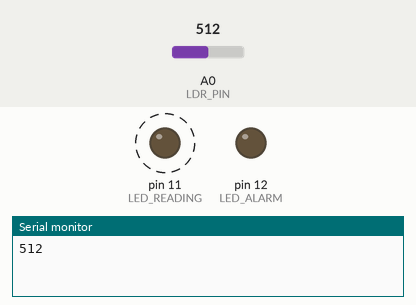
The sketch below on a simulated Arduino Uno, built with avr-gcc and run on an emulated ATmega328P. Shown: output pins drawn as LEDs (lit = HIGH), the last lines printed to the serial monitor. Dashed ring = blinking. Inputs (shaded band) come from the test bench; at power-on: A0 (LDR_PIN) = 512.

Above: at 1.2 s.
1.3 s: A0 (LDR_PIN) set to 787
4.2 s: A0 (LDR_PIN) set to 819
At 6.24 s:
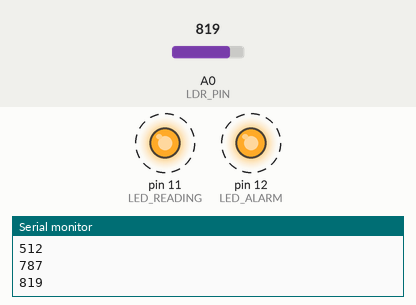
Timing chart, 0 to 13.6 s (numbered marks = the images above; inputs shaded):
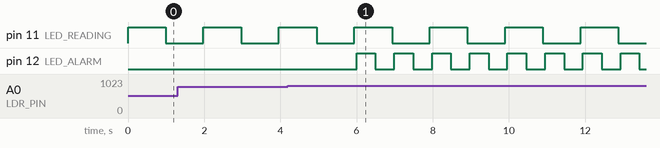

The sketch:

arduino_TP2.ino
```cpp
#include <Arduino_FreeRTOS.h>
#include <task.h>
#include <semphr.h>

// Define los pines utilizados
#define LDR_PIN A0
#define LED_ALARM 12
#define LED_READING 11

//Semaforos y variables globales
SemaphoreHandle_t xSerialSemaphore;
bool suspended = false;

// Handle para suspender tareas
TaskHandle_t taskHandlerSerialOutput;
TaskHandle_t taskHandlerLedAlarm;
TaskHandle_t taskHandlerLedReading;


// Prototipos de funciones
void TaskLDR(void *pvParameters);
void TaskSerialOutput(void *pvParameters);
void TaskLEDAlarm(void *pvParameters);
void TaskLEDReading(void *pvParameters);

void setup() {
  Serial.begin(9600);
  pinMode(LDR_PIN, INPUT);
  pinMode(LED_ALARM, OUTPUT);
  pinMode(LED_READING, OUTPUT);

  // Crear semáforos
  xSerialSemaphore = xSemaphoreCreateMutex();

  // Crear tareas
  xTaskCreate(TaskSerialOutput, "Serial Output Task", 128, NULL, 2, &taskHandlerSerialOutput);
  xTaskCreate(TaskLEDAlarm, "LED Alarm Task", 128, NULL, 3, &taskHandlerLedAlarm);
  xTaskCreate(TaskLEDReading, "LED Reading Task", 128, NULL, 1, &taskHandlerLedReading);

  // La tarea que activa la alarma empieza suspendida
  vTaskSuspend(taskHandlerLedAlarm);

}

void loop() {
  if (Serial.available() > 0) {
    char command = Serial.read();
    if (command == 'b') { //'b' es el comando para simular el botón
      if (suspended) {
        vTaskResume(taskHandlerSerialOutput); //Reanuda las tareas de lectura y escritura de intensidad
        vTaskResume(taskHandlerLedReading);
        suspended = false;
      } else {
        //vTaskSuspend(taskHandlerLDR); //Suspende las tareas de lectura y escritura de intensidad
        vTaskSuspend(taskHandlerSerialOutput);
        vTaskSuspend(taskHandlerLedAlarm);
        vTaskSuspend(taskHandlerLedReading);
        digitalWrite(LED_READING, LOW);
        digitalWrite(LED_ALARM, LOW);
        suspended = true;
      }
    }
  }
}

void TaskSerialOutput(void *pvParameters) {
  while (true) {
    if (xSemaphoreTake(xSerialSemaphore, (TickType_t)10) == pdTRUE) {
      // Envía el valor del LDR por el puerto serial cada 3 segundos
      int ldrValue = analogRead(LDR_PIN);
      Serial.println(ldrValue);
      // Si el valor supera 800, activar la alarma
      if (ldrValue > 800) {
        vTaskResume(taskHandlerLedAlarm);
      }
      xSemaphoreGive(xSerialSemaphore);
    }

    vTaskDelay(3000 / portTICK_PERIOD_MS);
  }
}


void TaskLEDAlarm(void *pvParameters) {
  while (true) {
    // Hacer parpadear el LED de la alarma cada 0.5 segundos si está activada
    if (digitalRead(LED_ALARM) == HIGH) {
      digitalWrite(LED_ALARM, LOW);
    } else {
      digitalWrite(LED_ALARM, HIGH);
    }
    vTaskDelay(500 / portTICK_PERIOD_MS);
  }
}

void TaskLEDReading(void *pvParameters) {
  while (true) {
    // Hacer parpadear el LED de la lectura cada segundo si la lectura está activada
    if (digitalRead(LED_READING) == HIGH) {
      digitalWrite(LED_READING, LOW);
    } else {
      digitalWrite(LED_READING, HIGH);
    }
    vTaskDelay(1000 / portTICK_PERIOD_MS);
  }
}
```

Measured:
- the behaviour switches between 800 and 801 on A0 (LDR_PIN) (found by bisection; images 0 and 1)
- after the input at 4.2 s, pin 12 (LED_ALARM): alternates HIGH for 0.50 s and LOW for 0.50 s, starting after 1.8 s
- by itself, pin 11 (LED_READING): alternates HIGH for 0.99 s and LOW for 0.99 s
